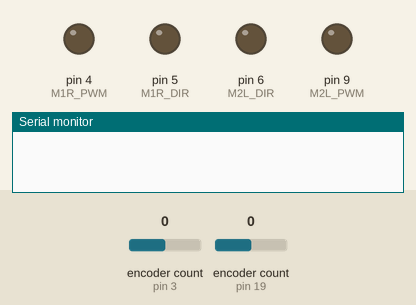
Recording of a sketch running on a simulated Arduino Uno, built with avr-gcc and run on an emulated ATmega328P. Parts: output pins drawn as LEDs (lit = HIGH), the last lines printed to the serial monitor. The test bench sets the inputs (shaded band); at power-on: encoder count (sensors on pin 19, pin 3) 0.

Above: at 0.05 s.
At 1.25 s:
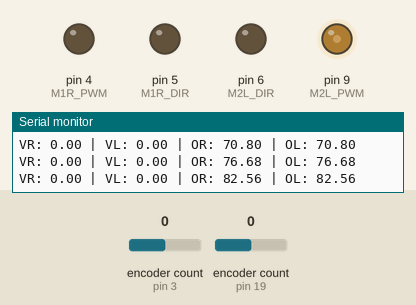
1.3 s: encoder count (sensor on pin 19) set to 1
At 4.5 s:
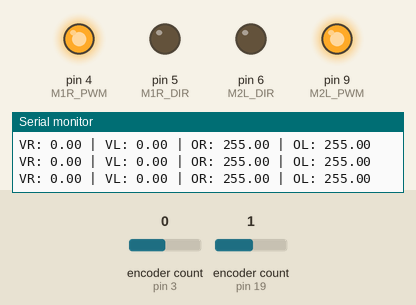
Timing chart, 0 to 6.0 s (numbered marks = the images above; inputs shaded):
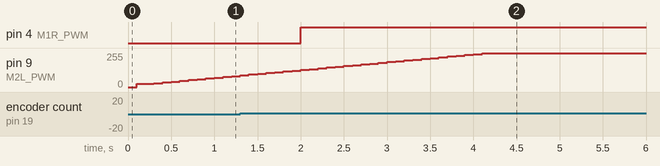

The sketch:

PID_coeff.ino
```cpp
#include <Encoder.h>
#include <TimerOne.h>

// === MOTEURS ===
#define M1R_PWM 4
#define M1R_DIR 5
#define M2L_PWM 9
#define M2L_DIR 6

// === ENCODEURS ===
#define ENC_M1R_A 3
#define ENC_M1R_B 2
#define ENC_M2L_A 19
#define ENC_M2L_B 18

Encoder enc_right(ENC_M1R_A, ENC_M1R_B);
Encoder enc_left(ENC_M2L_A, ENC_M2L_B);

// === PARAMÈTRES ===
float C = 0.00241;  // ticks → cm

// === CONSIGNES ===
float vd = 10.0;  // cm/s - droite
float vg = 10.0;  // cm/s - gauche

// === VARIABLES PID DROITE ===
float Kp_r = 1.2, Ki_r = 5.88, Kd_r = 0.061;
float error_r = 0, last_error_r = 0;
float integral_r = 0, derivative_r = 0;
float output_r = 0;
float vitesse_r = 0;

// === VARIABLES PID GAUCHE ===
float Kp_l = 1.2, Ki_l = 5.88, Kd_l = 0.061;
float error_l = 0, last_error_l = 0;
float integral_l = 0, derivative_l = 0;
float output_l = 0;
float vitesse_l = 0;

// === ENCODEURS ===
long last_enc_r = 0;
long last_enc_l = 0;

// === FLAG TIMER ===
volatile bool flag = false;

void setup() {
  Serial.begin(9600);

  pinMode(M1R_DIR, OUTPUT);
  pinMode(M1R_PWM, OUTPUT);
  pinMode(M2L_DIR, OUTPUT);
  pinMode(M2L_PWM, OUTPUT);

  last_enc_r = enc_right.read();
  last_enc_l = enc_left.read();

  Timer1.initialize(100000);  // 100 ms
  Timer1.attachInterrupt(callback);
}

void loop() {
  if (flag) {
    flag = false;

    // === PID DROITE ===
    error_r = vd - vitesse_r;
    integral_r += error_r * 0.1;
    derivative_r = (error_r - last_error_r) / 0.1;
    last_error_r = error_r;

    output_r = Kp_r * error_r + Ki_r * integral_r + Kd_r * derivative_r;
    output_r = constrain(output_r, -255, 255);

    if (output_r >= 0) {
      digitalWrite(M1R_DIR, LOW);
    } else {
      digitalWrite(M1R_DIR, HIGH);
    }
    analogWrite(M1R_PWM, abs(output_r));

    // === PID GAUCHE ===
    error_l = vg - vitesse_l;
    integral_l += error_l * 0.1;
    derivative_l = (error_l - last_error_l) / 0.1;
    last_error_l = error_l;

    output_l = Kp_l * error_l + Ki_l * integral_l + Kd_l * derivative_l;
    output_l = constrain(output_l, -255, 255);

    if (output_l >= 0) {
      digitalWrite(M2L_DIR, LOW);
    } else {
      digitalWrite(M2L_DIR, HIGH);
    }
    analogWrite(M2L_PWM, abs(output_l));

    // === DEBUG SERIAL ===
    Serial.print("VR: "); Serial.print(vitesse_r);
    Serial.print(" | VL: "); Serial.print(vitesse_l);
    Serial.print(" | OR: "); Serial.print(output_r);
    Serial.print(" | OL: "); Serial.println(output_l);
  }
}

void callback() {
  long current_r = enc_right.read();
  long delta_r = current_r - last_enc_r;
  last_enc_r = current_r;
  vitesse_r = (C * delta_r) / 0.1;

  long current_l = enc_left.read();
  long delta_l = current_l - last_enc_l;
  last_enc_l = current_l;
  vitesse_l = (C * delta_l) / 0.1;

  flag = true;
}
```
